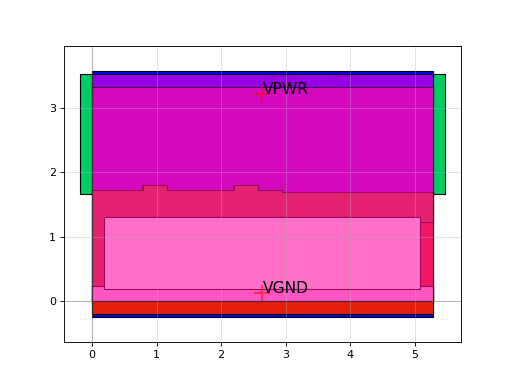

Write the Python code that produced this figure.
import sky130

c = sky130.components.sky130_fd_sc_hs__or3_4()
c.plot()
